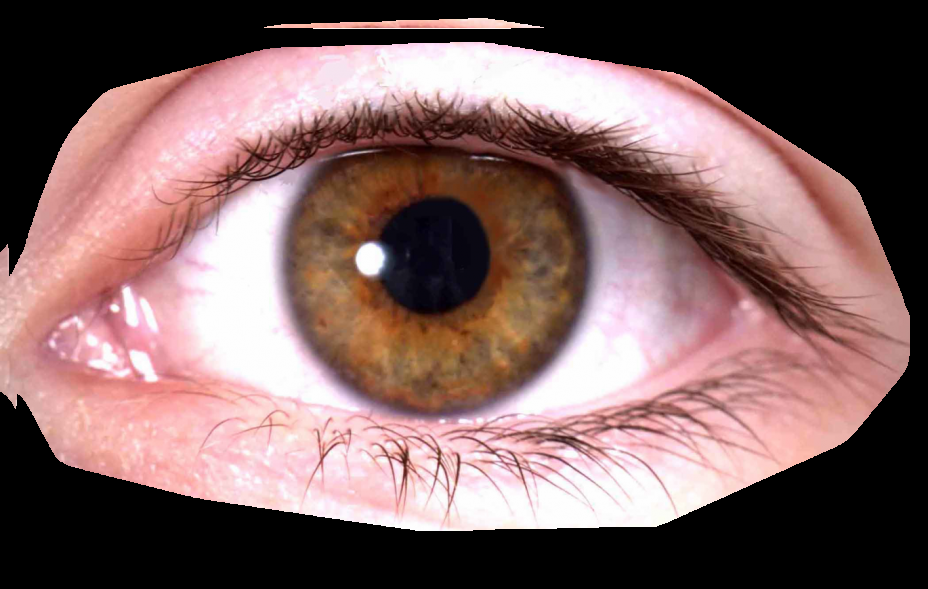
#> input picture Image Processing-open cv/images/index.png, 928 x 589 px, found by its file name
$ python 'prozhe 123payan.py'
#> lines starting #> are read from the running program, lines starting #| are printed output that depends on the picture
import cv2
import numpy as np
from tqdm import tqdm


def GaussianMask(sizex, sizey, sigma=33, center=None, fix=1):
    """
    sizex  : mask width
    sizey  : mask height
    sigma  : gaussian Sd
    center : gaussian mean
    fix    : gaussian max
    return gaussian mask
    """
    x = np.arange(0, sizex, 1, float)#start stop step dtype
    y = np.arange(0, sizey, 1, float)
    x, y = np.meshgrid(x, y)

    if center is None:
        x0 = sizex // 2
        y0 = sizey // 2
    else:
        if np.isnan(center[0]) == False and np.isnan(center[1]) == False:
            x0 = center[0]
            y0 = center[1]
        else:
            return np.zeros((sizey, sizex))

    return fix * np.exp(-4 * np.log(2) * ((x - x0) ** 2 + (y - y0) ** 2) / sigma ** 2)


def Fixpos2Densemap(fix_arr, width, height, imgfile, alpha=0.5, threshold=10):
    """
    fix_arr   : fixation array number of subjects x 3(x,y,fixation)
    width     : output image width
    height    : output image height
    imgfile   : image file (optional)
    alpha     : marge rate imgfile and heatmap (optional)
    threshold : heatmap threshold(0~255)
    return heatmap
    """

    heatmap = np.zeros((H, W), np.float32)
    for n_subject in tqdm(range(fix_arr.shape[0])):
        heatmap += GaussianMask(W, H, 33, (fix_arr[n_subject, 0], fix_arr[n_subject, 1]),
                                fix_arr[n_subject, 2])

    # Normalization
    heatmap = heatmap / np.amax(heatmap)
    heatmap = heatmap * 255
    heatmap = heatmap.astype("uint8")

    if imgfile.any():
        # Resize heatmap to imgfile shape
        h, w, _ = imgfile.shape
        heatmap = cv2.resize(heatmap, (w, h))
        heatmap_color = cv2.applyColorMap(heatmap, cv2.COLORMAP_JET)

        # Create mask
        mask = np.where(heatmap <= threshold, 1, 0)
        mask = np.reshape(mask, (h, w, 1))
        mask = np.repeat(mask, 3, axis=2)

        # Marge images
        marge = imgfile * mask + heatmap_color * (1 - mask)
        marge = marge.astype("uint8")
        marge = cv2.addWeighted(imgfile, 1 - alpha, marge, alpha, 0)
        return marge

    else:
        heatmap = cv2.applyColorMap(heatmap, cv2.COLORMAP_JET)
        return heatmap


if __name__ == '__main__':
    # Load image file
    img = cv2.imread('index.png')
#> img is the input picture: shape (589, 928, 3); mean B, G, R 99.6, 100.5, 128.8

    # Generate toy fixation data
    # when you use, replace here with your data
    num_subjects = 3
    H, W, _ = img.shape
#> H = 589; W = 928

    fix_arr = np.random.randn(num_subjects,10000)
    fix_arr -= fix_arr.min()
    fix_arr /= fix_arr.max()
    fix_arr[:, 0] *= W
    fix_arr[:, 1] *= H

    # Create heatmap
    heatmap = Fixpos2Densemap(fix_arr, W, H, img, 0.1,10)
#> after the loop in Fixpos2Densemap, `for n_subject in tqdm(range(fix_arr.shape[0])):`:
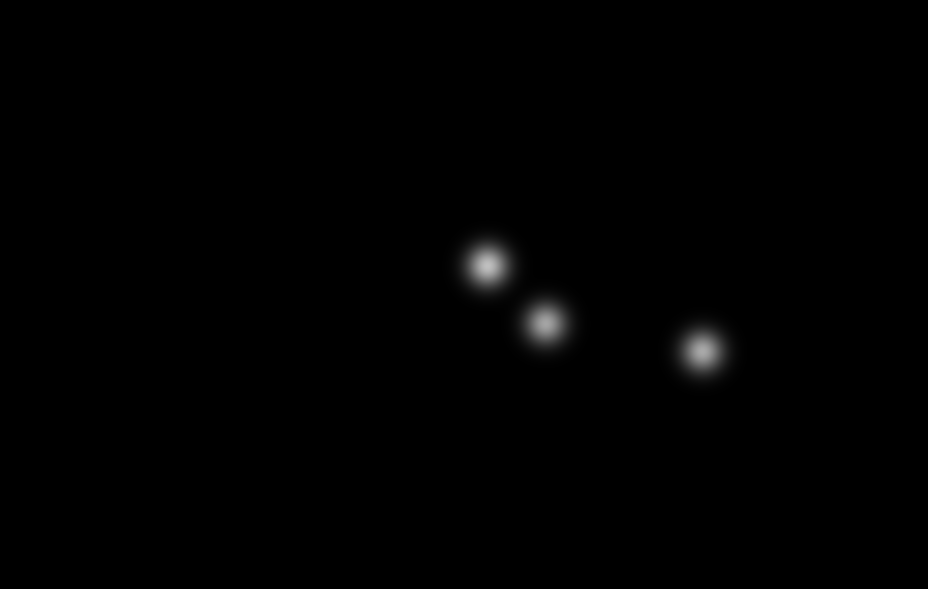
#> heatmap: shape (589, 928) float32; min 0, max 0.753, mean 0.00466
#> in Fixpos2Densemap, `marge = imgfile * mask + heatmap_color * (1 - mask)`:
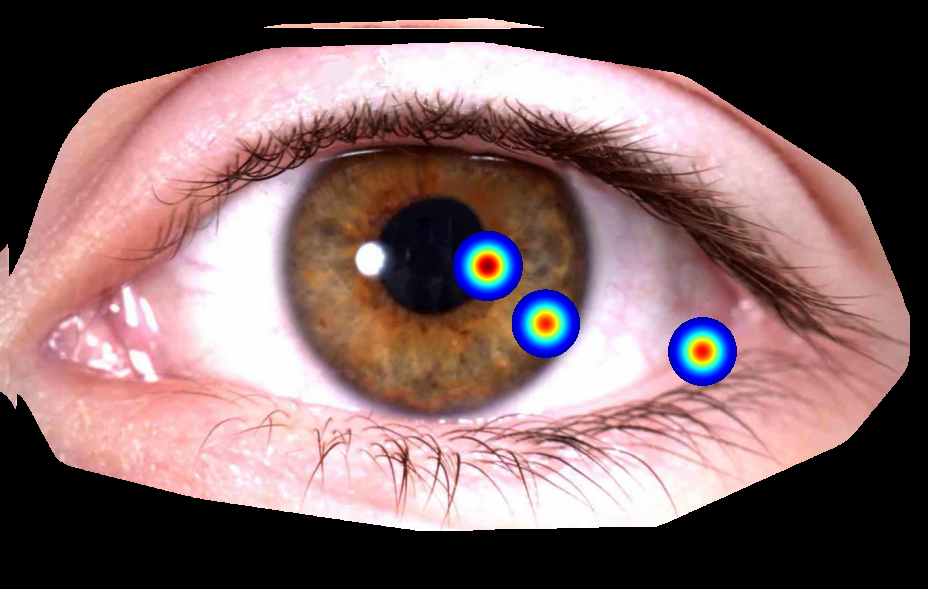
#> marge: shape (589, 928, 3) int64; mean B, G, R 101.8, 100.6, 127
    cv2.imwrite("output.jpg", heatmap)

$ run again, with Image Processing-open cv/images/cat.jpg saved as Image Processing-open cv/images/index.png
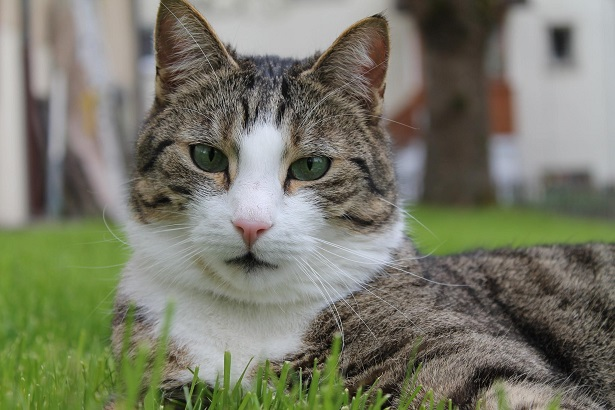
#> input picture Image Processing-open cv/images/cat.jpg, 615 x 410 px, found by its file name
#> img is the input picture: shape (410, 615, 3); mean B, G, R 104.7, 121.1, 120
#> after the loop in Fixpos2Densemap, `for n_subject in tqdm(range(fix_arr.shape[0])):`:
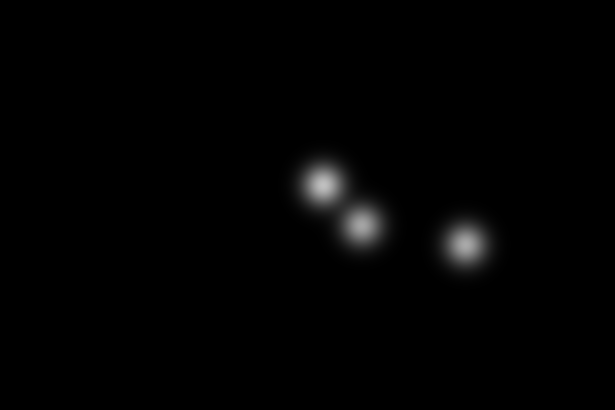
#> heatmap: shape (410, 615) float32; min 0, max 0.753, mean 0.0101
#> in Fixpos2Densemap, `marge = imgfile * mask + heatmap_color * (1 - mask)`:
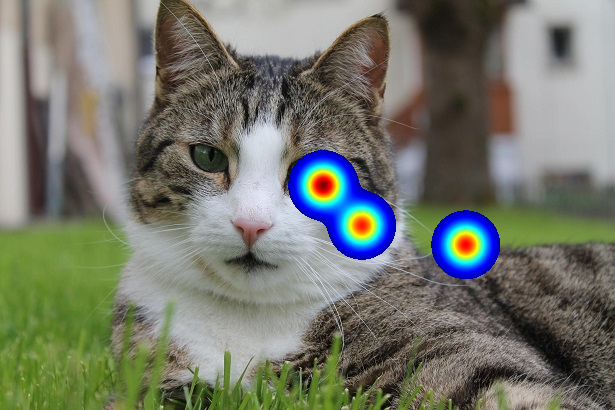
#> marge: shape (410, 615, 3) int64; mean B, G, R 108.5, 120.2, 117.2
